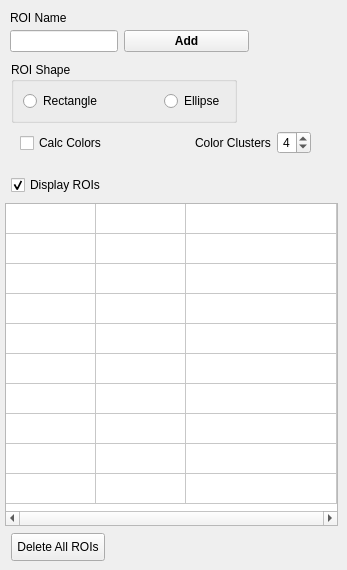
    <widget class="QWidget" name="tab_Train">
     <attribute name="title">
      <string>Color Segmentation</string>
     </attribute>
     <widget class="QLabel" name="label_roiName">
      <property name="geometry">
       <rect>
        <x>10</x>
        <y>10</y>
        <width>58</width>
        <height>16</height>
       </rect>
      </property>
      <property name="text">
       <string>ROI Name</string>
      </property>
     </widget>
     <widget class="QGroupBox" name="groupBox_4">
      <property name="geometry">
       <rect>
        <x>11</x>
        <y>62</y>
        <width>226</width>
        <height>61</height>
       </rect>
      </property>
      <property name="title">
       <string>ROI Shape</string>
      </property>
      <layout class="QFormLayout" name="formLayout_2">
       <item row="0" column="0" colspan="2">
        <layout class="QHBoxLayout" name="horizontalLayout">
         <item>
          <widget class="QRadioButton" name="radioButton_ROIShapeRectangle">
           <property name="text">
            <string>Rectangle</string>
           </property>
          </widget>
         </item>
         <item>
          <spacer name="horizontalSpacer_2">
           <property name="orientation">
            <enum>Qt::Horizontal</enum>
           </property>
           <property name="sizeHint" stdset="0">
            <size>
             <width>40</width>
             <height>20</height>
            </size>
           </property>
          </spacer>
         </item>
         <item>
          <widget class="QRadioButton" name="radioButton_ROIShapeEllipse">
           <property name="text">
            <string>Ellipse</string>
           </property>
          </widget>
         </item>
        </layout>
       </item>
      </layout>
     </widget>
     <widget class="QPushButton" name="pushButton_deleteAllROIs">
      <property name="geometry">
       <rect>
        <x>11</x>
        <y>533</y>
        <width>94</width>
        <height>28</height>
       </rect>
      </property>
      <property name="text">
       <string>Delete All ROIs</string>
      </property>
     </widget>
     <widget class="QTableWidget" name="tableWidget_ROIList">
      <property name="geometry">
       <rect>
        <x>5</x>
        <y>203</y>
        <width>333</width>
        <height>323</height>
       </rect>
      </property>
      <property name="lineWidth">
       <number>2</number>
      </property>
      <property name="midLineWidth">
       <number>1</number>
      </property>
      <property name="horizontalScrollBarPolicy">
       <enum>Qt::ScrollBarAlwaysOn</enum>
      </property>
      <property name="sizeAdjustPolicy">
       <enum>QAbstractScrollArea::AdjustToContentsOnFirstShow</enum>
      </property>
      <property name="rowCount">
       <number>10</number>
      </property>
      <property name="columnCount">
       <number>3</number>
      </property>
      <attribute name="horizontalHeaderVisible">
       <bool>false</bool>
      </attribute>
      <attribute name="horizontalHeaderCascadingSectionResizes">
       <bool>true</bool>
      </attribute>
      <attribute name="horizontalHeaderMinimumSectionSize">
       <number>20</number>
      </attribute>
      <attribute name="horizontalHeaderDefaultSectionSize">
       <number>90</number>
      </attribute>
      <attribute name="horizontalHeaderHighlightSections">
       <bool>true</bool>
      </attribute>
      <attribute name="horizontalHeaderShowSortIndicator" stdset="0">
       <bool>true</bool>
      </attribute>
      <attribute name="horizontalHeaderStretchLastSection">
       <bool>true</bool>
      </attribute>
      <attribute name="verticalHeaderVisible">
       <bool>false</bool>
      </attribute>
      <attribute name="verticalHeaderMinimumSectionSize">
       <number>15</number>
      </attribute>
      <attribute name="verticalHeaderDefaultSectionSize">
       <number>30</number>
      </attribute>
      <attribute name="verticalHeaderStretchLastSection">
       <bool>false</bool>
      </attribute>
      <row/>
      <row/>
      <row/>
      <row/>
      <row/>
      <row/>
      <row/>
      <row/>
      <row/>
      <row/>
      <column>
       <property name="text">
        <string>New Column</string>
       </property>
      </column>
      <column>
       <property name="text">
        <string>New Column</string>
       </property>
      </column>
      <column>
       <property name="text">
        <string>New Column</string>
       </property>
      </column>
     </widget>
     <widget class="QWidget" name="layoutWidget">
      <property name="geometry">
       <rect>
        <x>10</x>
        <y>30</y>
        <width>239</width>
        <height>30</height>
       </rect>
      </property>
      <layout class="QFormLayout" name="formLayout_3">
       <item row="0" column="0">
        <widget class="QLineEdit" name="lineEdit_roiName"/>
       </item>
       <item row="0" column="1">
        <widget class="QPushButton" name="pushButtonAddROI">
         <property name="font">
          <font>
           <weight>75</weight>
           <bold>true</bold>
          </font>
         </property>
         <property name="text">
          <string>Add</string>
         </property>
        </widget>
       </item>
      </layout>
     </widget>
     <widget class="QWidget" name="layoutWidget">
      <property name="geometry">
       <rect>
        <x>11</x>
        <y>174</y>
        <width>147</width>
        <height>22</height>
       </rect>
      </property>
      <layout class="QHBoxLayout" name="horizontalLayout_3">
       <item>
        <widget class="QCheckBox" name="checkBoxDisplayROIs">
         <property name="text">
          <string>Display ROIs</string>
         </property>
         <property name="checked">
          <bool>true</bool>
         </property>
        </widget>
       </item>
       <item>
        <spacer name="horizontalSpacer_3">
         <property name="orientation">
          <enum>Qt::Horizontal</enum>
         </property>
         <property name="sizeHint" stdset="0">
          <size>
           <width>40</width>
           <height>20</height>
          </size>
         </property>
        </spacer>
       </item>
      </layout>
     </widget>
     <widget class="QWidget" name="layoutWidget">
      <property name="geometry">
       <rect>
        <x>20</x>
        <y>130</y>
        <width>291</width>
        <height>26</height>
       </rect>
      </property>
      <layout class="QHBoxLayout" name="horizontalLayout_7">
       <item>
        <widget class="QCheckBox" name="checkBoxCalcColors">
         <property name="toolTip">
          <string>Check this box to only train on colors when 'Add' is clicked.</string>
         </property>
         <property name="text">
          <string>Calc Colors</string>
         </property>
        </widget>
       </item>
       <item>
        <spacer name="horizontalSpacer">
         <property name="orientation">
          <enum>Qt::Horizontal</enum>
         </property>
         <property name="sizeHint" stdset="0">
          <size>
           <width>58</width>
           <height>21</height>
          </size>
         </property>
        </spacer>
       </item>
       <item>
        <widget class="QLabel" name="label_3">
         <property name="text">
          <string>Color Clusters</string>
         </property>
        </widget>
       </item>
       <item>
        <widget class="QSpinBox" name="spinBoxColorClusters">
         <property name="alignment">
          <set>Qt::AlignCenter</set>
         </property>
         <property name="minimum">
          <number>1</number>
         </property>
         <property name="maximum">
          <number>8</number>
         </property>
         <property name="value">
          <number>4</number>
         </property>
        </widget>
       </item>
      </layout>
     </widget>
    </widget>
